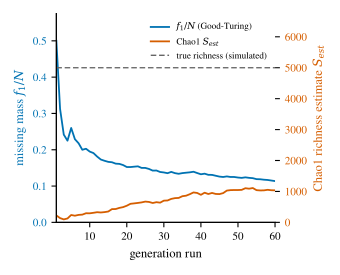

The script that drew this image:
#!/usr/bin/env python3
"""fig_missing_mass: Good-Turing missing mass and the Chao1 richness estimate
over repeated runs of a simulated generator.

IDEAL-STATE-AND-UNKNOWNS-SPEC.md §6b: run generation several times under
different seeds or prior profiles, treat each run's frontier as a sample,
and estimate the unseen share of the hypothesis space as f1/N (Good-Turing),
where f1 is the count of hypotheses seen in exactly one run and N is the
total draws. Chao1 estimates total richness as S_est = S_obs + f1^2/(2*f2),
f2 the count seen in exactly two runs.

The generator here draws from a fixed, known pool of VOCAB_SIZE addressable
hypotheses with Zipf-distributed draw probability, standing in for the
combinatorial address space of TIMELINE-AND-COMBINATORICS-SPEC.md §3, so the
true richness is known and the estimator's convergence toward it is visible
on the plot as a dashed reference line.

Deterministic: fixed random seed (SEED). Run: python3 fig_missing_mass.py
"""
import os
import sys

sys.path.insert(0, os.path.dirname(os.path.abspath(__file__)))
from _style import COL_SINGLE, OKABE_ITO, save, set_style

set_style()
import numpy as np
import matplotlib.pyplot as plt

HERE = os.path.dirname(os.path.abspath(__file__))

SEED = 42
VOCAB_SIZE = 5000
ZIPF_S = 1.3
N_RUNS = 60
DRAWS_PER_RUN = 40


def zipf_probs(vocab_size, s):
    ranks = np.arange(1, vocab_size + 1, dtype=float)
    weights = 1.0 / ranks**s
    return weights / weights.sum()


def main():
    rng = np.random.default_rng(SEED)
    probs = zipf_probs(VOCAB_SIZE, ZIPF_S)

    counts = np.zeros(VOCAB_SIZE, dtype=int)
    runs, gt_missing_mass, chao1, cumulative_n = [], [], [], []

    N = 0
    for run in range(1, N_RUNS + 1):
        draws = rng.choice(VOCAB_SIZE, size=DRAWS_PER_RUN, p=probs)
        for d in draws:
            counts[d] += 1
        N += DRAWS_PER_RUN

        f1 = int(np.sum(counts == 1))
        f2 = int(np.sum(counts == 2))
        s_obs = int(np.sum(counts > 0))

        runs.append(run)
        cumulative_n.append(N)
        gt_missing_mass.append(f1 / N)
        chao1.append(s_obs + f1**2 / (2 * f2) if f2 > 0 else np.nan)

    fig, ax1 = plt.subplots(figsize=(COL_SINGLE, 2.75))
    ax2 = ax1.twinx()

    l1, = ax1.plot(runs, gt_missing_mass, color=OKABE_ITO["blue"], label=r"$f_1/N$ (Good-Turing)")
    ax1.set_xlabel("generation run")
    ax1.set_ylabel(r"missing mass $f_1/N$", color=OKABE_ITO["blue"])
    ax1.tick_params(axis="y", labelcolor=OKABE_ITO["blue"])
    ax1.set_xlim(1, N_RUNS)
    ax1.set_ylim(0, max(gt_missing_mass) * 1.15)

    l2, = ax2.plot(runs, chao1, color=OKABE_ITO["vermillion"], label=r"Chao1 $S_{est}$")
    ref = ax2.axhline(VOCAB_SIZE, color="#666666", linestyle=(0, (4, 2)), linewidth=1.0,
                       label="true richness (simulated)")
    ax2.set_ylabel(r"Chao1 richness estimate $S_{est}$", color=OKABE_ITO["vermillion"])
    ax2.tick_params(axis="y", labelcolor=OKABE_ITO["vermillion"])
    ax2.set_ylim(0, VOCAB_SIZE * 1.35)

    ax1.legend(handles=[l1, l2, ref], loc="upper right", frameon=True, framealpha=0.9,
               edgecolor="none", fontsize=6.6)

    fig.tight_layout()
    save(fig, os.path.join(HERE, "fig_missing_mass"))


if __name__ == "__main__":
    main()
